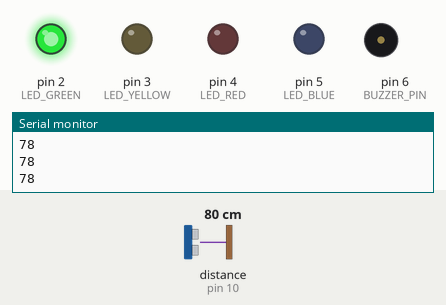
Recording of a sketch running on a simulated Arduino Uno, built with avr-gcc and run on an emulated ATmega328P. Shown: output pins drawn as LEDs (lit = HIGH), buzzer (waves = sounding, pin HIGH), the last lines printed to the serial monitor. Wiring (inferred from the names in the program): ultrasonic range finder: trigger pin 9; echo pin 10. Inputs (shaded band) come from the test bench; at power-on: distance to the obstacle (sensor on pin 10) 80 cm. The echo pulse lasts 58.3 µs per cm; pins used as bus, display or sensor lines are not drawn.

Above: at 1.2 s.
1.3 s: distance to the obstacle (sensor on pin 10) set to 35 cm
2.8 s: distance to the obstacle (sensor on pin 10) set to 28 cm
At 3.9 s:
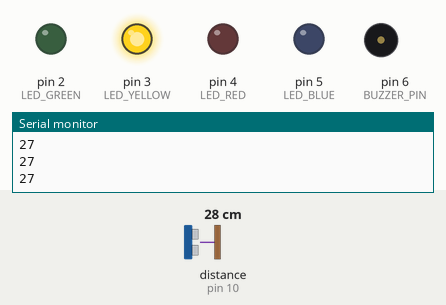
4.3 s: distance to the obstacle (sensor on pin 10) set to 24 cm
5.8 s: distance to the obstacle (sensor on pin 10) set to 19 cm
At 6.2 s:
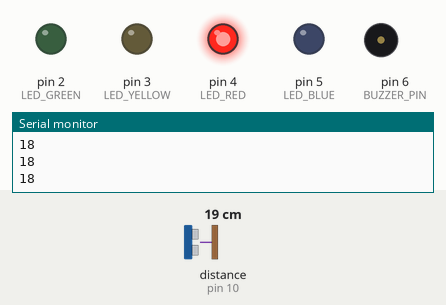
7.3 s: distance to the obstacle (sensor on pin 10) set to 13 cm
8.8 s: distance to the obstacle (sensor on pin 10) set to 10 cm
At 10.1 s:
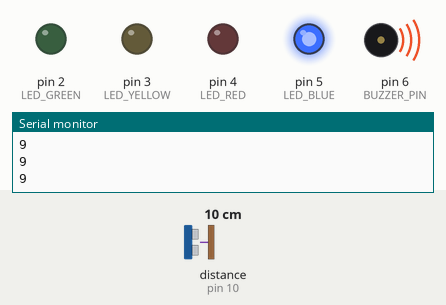
Timing chart, 0 to 11.3 s (numbered marks = the images above; inputs shaded):
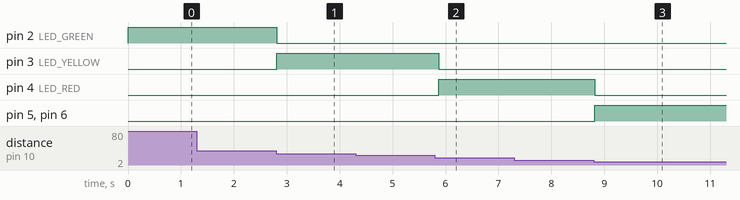

Measured:
- the behaviour switches between 32 and 31 cm on distance to the obstacle (sensor on pin 10) (found by bisection; images 0 and 1)
- the behaviour switches between 22 and 21 cm on distance to the obstacle (sensor on pin 10) (found by bisection; images 1 and 2)
- the behaviour switches between 12 and 11 cm on distance to the obstacle (sensor on pin 10) (found by bisection; images 2 and 3)
- after the input at 2.8 s, pin 2 (LED_GREEN): HIGH → LOW at once; pin 3 (LED_YELLOW): LOW → HIGH at once
- after the input at 5.8 s, pin 3 (LED_YELLOW): HIGH → LOW after 0.07 s; pin 4 (LED_RED): LOW → HIGH after 0.07 s
- after the input at 8.8 s, pin 4 (LED_RED): HIGH → LOW at once; pin 5 (LED_BLUE), pin 6 (BUZZER_PIN): LOW → HIGH at once

The sketch:

3_led_on_with_distance_value_esp32.ino
```cpp
#define TRIG_PIN 9
#define ECHO_PIN 10
#define BUZZER_PIN 6
#define LED_GREEN 2
#define LED_YELLOW 3
#define LED_RED 4
#define LED_BLUE 5

void setup() {
  pinMode(TRIG_PIN, OUTPUT);
  pinMode(ECHO_PIN, INPUT);
  pinMode(BUZZER_PIN, OUTPUT);
  pinMode(LED_GREEN, OUTPUT);
  pinMode(LED_YELLOW, OUTPUT);
  pinMode(LED_RED, OUTPUT);
  pinMode(LED_BLUE, OUTPUT);

  Serial.begin(9600);
}

void loop() {
  long duration, distance;

  // Trigger the ultrasonic sensor
  digitalWrite(TRIG_PIN, LOW);
  delayMicroseconds(2);
  digitalWrite(TRIG_PIN, HIGH);
  delayMicroseconds(10);
  digitalWrite(TRIG_PIN, LOW);

  // Measure the echo duration
  duration = pulseIn(ECHO_PIN, HIGH);
  distance = (duration * 0.034) / 2; // Convert to cm

  Serial.println(distance);

  // LED and buzzer logic
  if (distance > 30) {
    digitalWrite(LED_GREEN, HIGH);
    digitalWrite(LED_YELLOW, LOW);
    digitalWrite(LED_RED, LOW);
    digitalWrite(LED_BLUE, LOW);
    digitalWrite(BUZZER_PIN, LOW);
  } else if (distance > 20) {
    digitalWrite(LED_GREEN, LOW);
    digitalWrite(LED_YELLOW, HIGH);
    digitalWrite(LED_RED, LOW);
    digitalWrite(LED_BLUE, LOW);
    digitalWrite(BUZZER_PIN, LOW);
  } else if (distance > 10) {
    digitalWrite(LED_GREEN, LOW);
    digitalWrite(LED_YELLOW, LOW);
    digitalWrite(LED_RED, HIGH);
    digitalWrite(LED_BLUE, LOW);
    digitalWrite(BUZZER_PIN, LOW);
  } else {
    digitalWrite(LED_GREEN, LOW);
    digitalWrite(LED_YELLOW, LOW);
    digitalWrite(LED_RED, LOW);
    digitalWrite(LED_BLUE, HIGH);
    digitalWrite(BUZZER_PIN, HIGH);
  }

  delay(100); // Delay for stability
}
```
